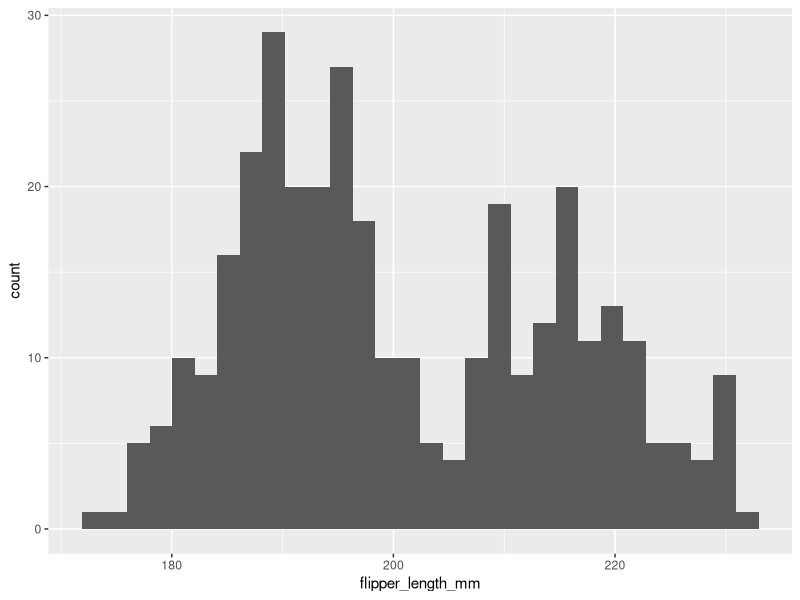

Write the R code that produced this figure.
## ---- chunk 1
knitr::opts_chunk$set(
	echo = TRUE,
	message = FALSE,
	warning = FALSE
)
## ---- chunk 2
library(palmerpenguins)
library(tidyverse)
# loading packages

data("penguins")

penguins %>% ggplot(aes(x = flipper_length_mm))+geom_histogram()
